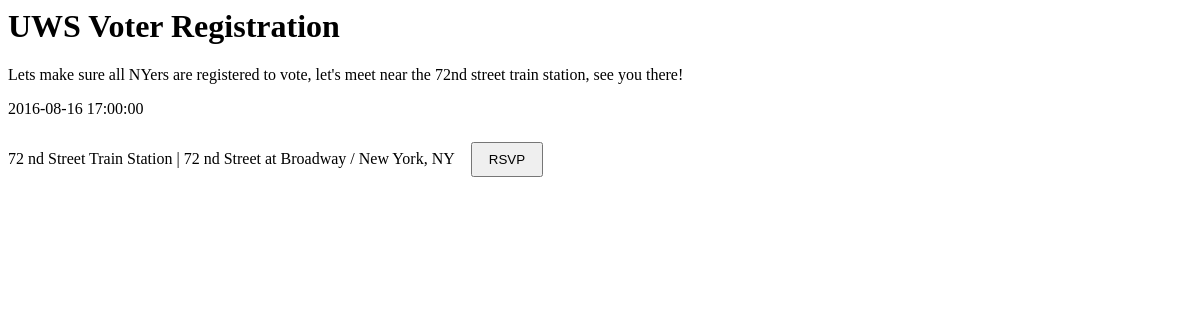
/event/1/, run on an earlier commit of the app's database.
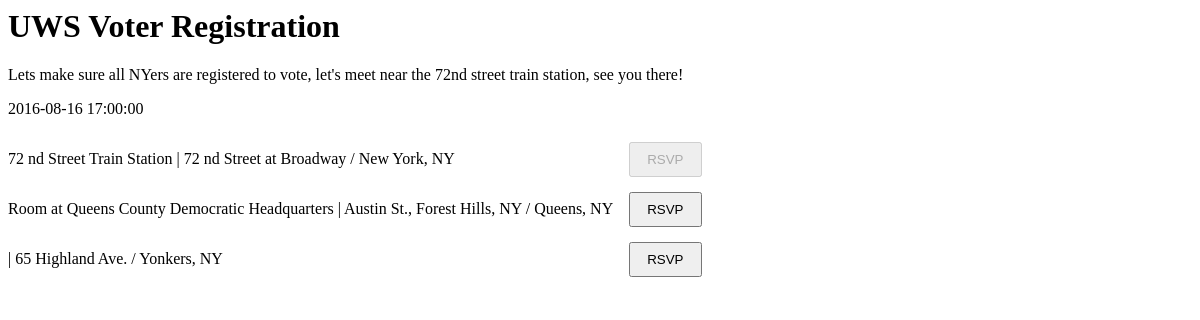
And on a later commit of the database.
### app/models.py (models this page shows, shortened)
class events(db.Model):
    __tablename__ = "events"
    id = db.Column(db.Integer, primary_key=True)
    status = db.Column(db.String(250))
    start_date = db.Column(db.DateTime)
    end_date = db.Column(db.DateTime)
    description = db.Column(db.Text)
    official = db.Column(db.Boolean)
    visibility = db.Column(db.String(120))
    guests_can_invite_others = db.Column(db.Boolean)
    modified_date = db.Column(db.DateTime)
    created_date = db.Column(db.DateTime)
    participant_count = db.Column(db.Integer)
    reason_for_private = db.Column(db.String(250))
    order_email_template = db.Column(db.Text)
    name = db.Column(db.String(120))
    locations: db.Mapped[List["locations"]] = db.relationship("locations", back_populates="event") # An event can have multiple locations

class locations(db.Model):
    __tablename__ = "locations"
    id = db.Column(db.Integer, primary_key=True)
    event_id = db.Column(db.Integer, db.ForeignKey('events.id'))
    event: db.Mapped["events"] = db.relationship("events", back_populates="locations")
    address_type = db.Column(db.String(120))
    contact_phone = db.Column(db.String(15))
    primary = db.Column(db.Boolean)
    contact_email = db.Column(db.String(255))
    contact_family_name = db.Column(db.String(120))
    contact_given_name = db.Column(db.String(120))
    host_given_name = db.Column(db.String(120))
    timezone = db.Column(db.String(50))
    city = db.Column(db.String(120))
    locality = db.Column(db.String(120))
    state = db.Column(db.String(50))
    address_type = db.Column(db.String(120))
    latitude = db.Column(db.String(50))
    longitude = db.Column(db.String(50))
    accuracy = db.Column(db.String(120))
    address1 = db.Column(db.String(120))
    address2 = db.Column(db.String(120))
    postal_code = db.Column(db.String(12))
    country = db.Column(db.String(120))
    modified_date = db.Column(db.DateTime)
    created_date = db.Column(db.DateTime)
    number_spaces_remaining = db.Column(db.Integer)
    spaces_remaining = db.Column(db.Boolean)
    name = db.Column(db.String(250))
    rsvps: db.Mapped[List["rsvps"]] = db.relationship("rsvps", back_populates="location")

### app/routes.py (the view)
@app.route('/event/<id>/')
def show_event(id):
    event = events.query.filter_by(id=id).join(locations).first()
    return render_template('event.html', event=event, locations=event.locations)

### app/templates/event.html (shortened to what this page needs)
<h1 xmlns="http://www.w3.org/1999/html">{{event.name}}</h1>
<p>{{event.description}}</p>
<p>{{event.start_date}}</p>
{% if event.locations %}
<div style="display: flex; flex-direction: column; width: fit-content">
{% for l in locations %}
    <div style="display: flex; flex-grow: 1; align-items: center; justify-content: space-between; gap: 1rem;">
        <p>{{ l.name }} | {{l.address1}} / {{l.city}}, {{l.state}}</p>
        {% if not is_attending %}
        <a href="/event/{{l.event_id}}/{{l.id}}/rsvp">
            <button style="padding: 0.5rem 1rem;" {% if not l.spaces_remaining %}disabled{% endif %}>RSVP</button>
        </a>
        {% endif %}
    </div>
{% endfor %}
</div>
{% endif %}

What changed in the data, as far as the page shows it:
changed locations "72 nd Street Train Station": spaces_remaining True → False (drawn)
now on this page (row edited): locations: name "Room at Queens County Democratic Headquarters", address1 "Austin St., Forest Hills, NY", city "Queens", state "NY"
now on this page (row edited): locations: address1 "65 Highland Ave.", city "Yonkers", state "NY"
